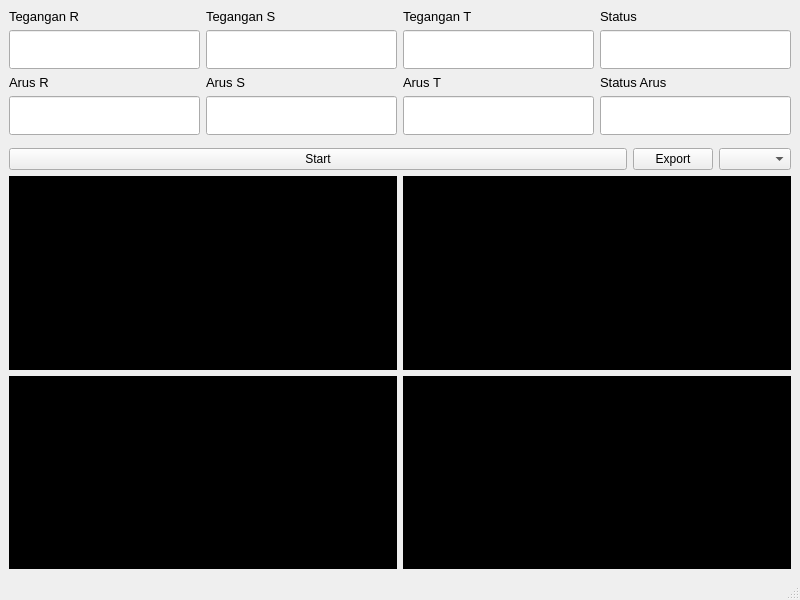
<?xml version="1.0" encoding="UTF-8"?>
<ui version="4.0">
 <class>MainWindow</class>
 <widget class="QMainWindow" name="MainWindow">
  <property name="geometry">
   <rect>
    <x>0</x>
    <y>0</y>
    <width>800</width>
    <height>600</height>
   </rect>
  </property>
  <property name="windowTitle">
   <string>MainWindow</string>
  </property>
  <widget class="QWidget" name="centralwidget">
   <layout class="QHBoxLayout" name="horizontalLayout_2">
    <item>
     <layout class="QVBoxLayout" name="verticalLayout">
      <item>
       <layout class="QHBoxLayout" name="horizontalLayout">
        <item>
         <widget class="QLabel" name="label_R">
          <property name="minimumSize">
           <size>
            <width>0</width>
            <height>0</height>
           </size>
          </property>
          <property name="styleSheet">
           <string notr="true">font-size:10pt;</string>
          </property>
          <property name="text">
           <string>Tegangan R</string>
          </property>
         </widget>
        </item>
        <item>
         <widget class="QLabel" name="label_S">
          <property name="styleSheet">
           <string notr="true">font-size:10pt;</string>
          </property>
          <property name="text">
           <string>Tegangan S</string>
          </property>
         </widget>
        </item>
        <item>
         <widget class="QLabel" name="label_T">
          <property name="styleSheet">
           <string notr="true">
font-size:10pt;</string>
          </property>
          <property name="text">
           <string>Tegangan T</string>
          </property>
         </widget>
        </item>
        <item>
         <widget class="QLabel" name="label_Kondisi">
          <property name="styleSheet">
           <string notr="true">font-size:10pt;</string>
          </property>
          <property name="text">
           <string>Status</string>
          </property>
         </widget>
        </item>
       </layout>
      </item>
      <item>
       <layout class="QHBoxLayout" name="horizontalLayout_3">
        <property name="topMargin">
         <number>0</number>
        </property>
        <item>
         <widget class="QLineEdit" name="line_R">
          <property name="baseSize">
           <size>
            <width>30</width>
            <height>30</height>
           </size>
          </property>
          <property name="styleSheet">
           <string notr="true">font-size:20pt;</string>
          </property>
          <property name="text">
           <string/>
          </property>
         </widget>
        </item>
        <item>
         <widget class="QLineEdit" name="line_S">
          <property name="styleSheet">
           <string notr="true">font-size:20pt;</string>
          </property>
         </widget>
        </item>
        <item>
         <widget class="QLineEdit" name="line_T">
          <property name="styleSheet">
           <string notr="true">font-size:20pt;</string>
          </property>
         </widget>
        </item>
        <item>
         <widget class="QLineEdit" name="line_Status_T">
          <property name="styleSheet">
           <string notr="true">font-size:20pt;</string>
          </property>
         </widget>
        </item>
       </layout>
      </item>
      <item>
       <layout class="QHBoxLayout" name="horizontalLayout_5">
        <item>
         <widget class="QLabel" name="label_4">
          <property name="styleSheet">
           <string notr="true">font-size:10pt;</string>
          </property>
          <property name="text">
           <string>Arus R</string>
          </property>
         </widget>
        </item>
        <item>
         <widget class="QLabel" name="label_3">
          <property name="styleSheet">
           <string notr="true">font-size:10pt;</string>
          </property>
          <property name="text">
           <string>Arus S</string>
          </property>
         </widget>
        </item>
        <item>
         <widget class="QLabel" name="label_2">
          <property name="styleSheet">
           <string notr="true">font-size:10pt;</string>
          </property>
          <property name="text">
           <string>Arus T</string>
          </property>
         </widget>
        </item>
        <item>
         <widget class="QLabel" name="label">
          <property name="styleSheet">
           <string notr="true">font-size:10pt;</string>
          </property>
          <property name="text">
           <string>Status Arus</string>
          </property>
         </widget>
        </item>
       </layout>
      </item>
      <item>
       <layout class="QHBoxLayout" name="horizontalLayout_4">
        <item>
         <widget class="QLineEdit" name="line_arus_R">
          <property name="styleSheet">
           <string notr="true">font-size:20pt;</string>
          </property>
         </widget>
        </item>
        <item>
         <widget class="QLineEdit" name="line_arus_S">
          <property name="styleSheet">
           <string notr="true">font-size:20pt;
</string>
          </property>
         </widget>
        </item>
        <item>
         <widget class="QLineEdit" name="Line_arus_T">
          <property name="styleSheet">
           <string notr="true">font-size:20pt;</string>
          </property>
         </widget>
        </item>
        <item>
         <widget class="QLineEdit" name="line_status_A">
          <property name="styleSheet">
           <string notr="true">font-size:20pt;</string>
          </property>
         </widget>
        </item>
       </layout>
      </item>
      <item>
       <layout class="QHBoxLayout" name="horizontalLayout_6">
        <property name="topMargin">
         <number>7</number>
        </property>
        <item>
         <widget class="QPushButton" name="Button_Start">
          <property name="sizePolicy">
           <sizepolicy hsizetype="Minimum" vsizetype="Fixed">
            <horstretch>2</horstretch>
            <verstretch>0</verstretch>
           </sizepolicy>
          </property>
          <property name="minimumSize">
           <size>
            <width>0</width>
            <height>0</height>
           </size>
          </property>
          <property name="baseSize">
           <size>
            <width>0</width>
            <height>0</height>
           </size>
          </property>
          <property name="text">
           <string>Start</string>
          </property>
         </widget>
        </item>
        <item>
         <widget class="QPushButton" name="Button_Export">
          <property name="text">
           <string>Export</string>
          </property>
         </widget>
        </item>
        <item>
         <widget class="QComboBox" name="Box_port">
          <property name="sizePolicy">
           <sizepolicy hsizetype="Preferred" vsizetype="Minimum">
            <horstretch>0</horstretch>
            <verstretch>0</verstretch>
           </sizepolicy>
          </property>
          <property name="baseSize">
           <size>
            <width>20</width>
            <height>0</height>
           </size>
          </property>
          <property name="currentText">
           <string/>
          </property>
          <property name="placeholderText">
           <string>Port...</string>
          </property>
         </widget>
        </item>
       </layout>
      </item>
      <item>
       <layout class="QGridLayout" name="gridLayout">
        <item row="0" column="0">
         <widget class="QWidget" name="widget_R" native="true">
          <property name="sizePolicy">
           <sizepolicy hsizetype="Preferred" vsizetype="Preferred">
            <horstretch>0</horstretch>
            <verstretch>50</verstretch>
           </sizepolicy>
          </property>
          <property name="autoFillBackground">
           <bool>false</bool>
          </property>
          <property name="styleSheet">
           <string notr="true">background-color:black;</string>
          </property>
         </widget>
        </item>
        <item row="0" column="1">
         <widget class="QWidget" name="widget_S" native="true">
          <property name="sizePolicy">
           <sizepolicy hsizetype="Preferred" vsizetype="Preferred">
            <horstretch>0</horstretch>
            <verstretch>50</verstretch>
           </sizepolicy>
          </property>
          <property name="autoFillBackground">
           <bool>false</bool>
          </property>
          <property name="styleSheet">
           <string notr="true">background-color:black;</string>
          </property>
         </widget>
        </item>
        <item row="1" column="1">
         <widget class="QWidget" name="widget_RST" native="true">
          <property name="sizePolicy">
           <sizepolicy hsizetype="Preferred" vsizetype="Preferred">
            <horstretch>0</horstretch>
            <verstretch>50</verstretch>
           </sizepolicy>
          </property>
          <property name="styleSheet">
           <string notr="true">background-color:black;</string>
          </property>
         </widget>
        </item>
        <item row="1" column="0">
         <widget class="QWidget" name="widget_T" native="true">
          <property name="sizePolicy">
           <sizepolicy hsizetype="Preferred" vsizetype="Preferred">
            <horstretch>0</horstretch>
            <verstretch>50</verstretch>
           </sizepolicy>
          </property>
          <property name="autoFillBackground">
           <bool>false</bool>
          </property>
          <property name="styleSheet">
           <string notr="true">background-color:black;</string>
          </property>
         </widget>
        </item>
       </layout>
      </item>
     </layout>
    </item>
   </layout>
  </widget>
  <widget class="QMenuBar" name="menubar">
   <property name="geometry">
    <rect>
     <x>0</x>
     <y>0</y>
     <width>800</width>
     <height>22</height>
    </rect>
   </property>
  </widget>
  <widget class="QStatusBar" name="statusbar"/>
 </widget>
 <resources/>
 <connections/>
</ui>
